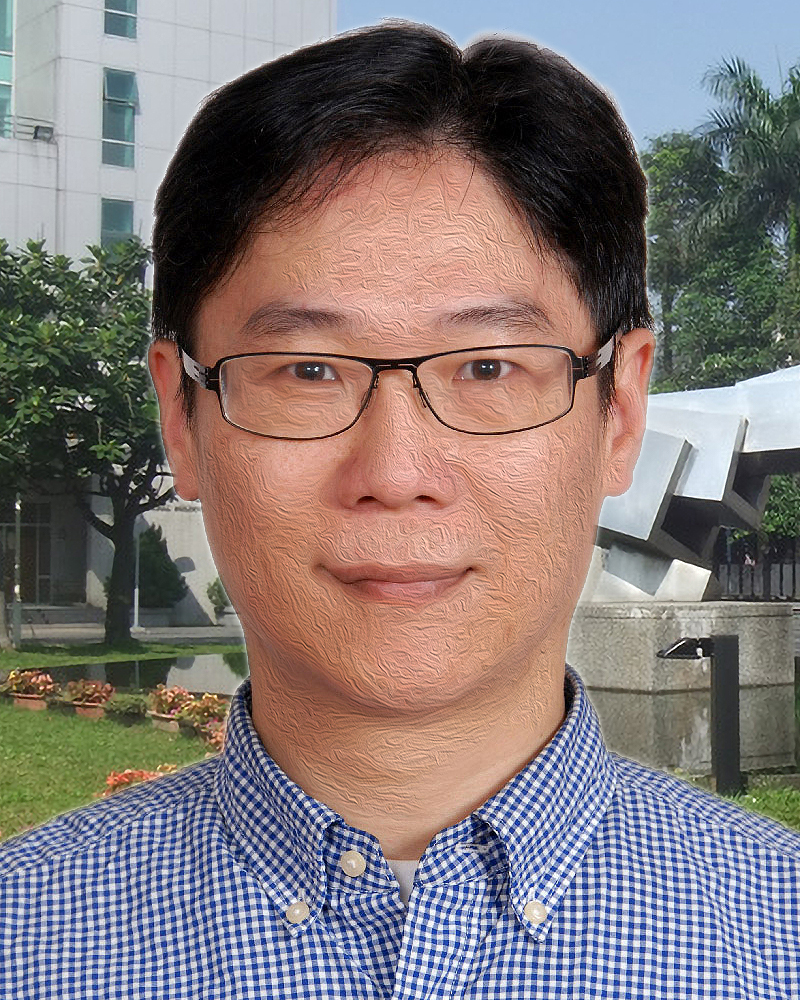
//> input picture HW3/Sun_oil.jpg, 800 x 1000 px
$ ./HW3_M11003330   (built with g++ and OpenCV 4)
//> lines starting //> are read from the running program, lines starting //| are printed output that depends on the picture; after the words box and inside, x2 and y2 are one past the last pixel; in counts of white or black regions, pixels touching at a corner belong together
#include <iostream>
#include <vector>
#include <opencv2/opencv.hpp>
#include <opencv2/core.hpp>
#include <opencv2/imgcodecs.hpp>
#include <opencv2/highgui.hpp>
#include <opencv2/imgproc.hpp>

using namespace cv;
using namespace std;

// Global variables

// 設定滑桿數值
int Smoothness_value = 0;
int Invert_range = 0;
int const max_value = 100;
int const max_range = 100;

// 預設全域圖像變數
Mat imgOrig, imgSmooth, imgInvert, imgPlot, imgOut;
Mat maskFace, imgBlur;
vector<Point> mousePoints;

// 設定介面字樣
const char* WINDOW_NAME = "HW3_M11003330";
const char* trackbar_value = "Value";
const char* trackbar_range = "Range";


// Function headers
void Processing_Function( int, void* );
void SmoothValueCbk(int, void* );
void InvertRangeCbk(int, void*);
void MouseCbk(int event, int x, int y, int flags, void* rnd_ptr);


// Main Function 主要為輸出介面及初始化設定
int main(int, char** argv)
{
    bool programRunning = true;

    // 輸入圖像
    imgOrig = imread("Sun_oil.jpg", IMREAD_COLOR);
//> imgOrig is the input picture: 1000 rows x 800 cols, CV_8UC3; mean B, G, R 119.8, 119.9, 130.3
    imgOrig.copyTo(imgOut);

    //
    namedWindow(WINDOW_NAME, WINDOW_AUTOSIZE);
    setMouseCallback(WINDOW_NAME, MouseCbk, &imgPlot);
    createTrackbar(trackbar_value,
        WINDOW_NAME, &Smoothness_value, max_value, Processing_Function);
    createTrackbar(trackbar_range,
        WINDOW_NAME, &Invert_range, max_range, Processing_Function);

    // 執行圖像處理
    Processing_Function(0, 0);

    // 設定各個按鍵的CBK
    while (programRunning) {
        int keyAscii = waitKeyEx();
        switch (keyAscii)
        {
        case 32: // 空白鍵
        case 82: // R 鍵
        case 114: // r 鍵
            // 清除畫面上所有點與線、清除CMD紀錄的鼠標位置
            mousePoints.clear();
            // 重制所有滑桿
            setTrackbarPos(trackbar_value, WINDOW_NAME , 0);
            setTrackbarPos(trackbar_range, WINDOW_NAME, 0);
            Processing_Function(0, 0);
            system("cls");
            break;

        case 27: // ESC 鍵
            programRunning = false;
        default:
            break;
        }
    }

    destroyAllWindows();
    return 0;
}


//Function Processing_Function 初步圖像處理
void Processing_Function(int, void*)
{
    Mat imgHSV; // 轉換為HSV空間，生成一個臉部遮罩maskFace
    cvtColor(imgOrig, imgHSV, COLOR_BGR2HSV);
//> imgHSV: 1000 rows x 800 cols, CV_8UC3; mean H, S, V 61.5, 76.1, 147
    inRange(imgHSV, Scalar(0, 20, 80), Scalar(40, 255, 255), maskFace);
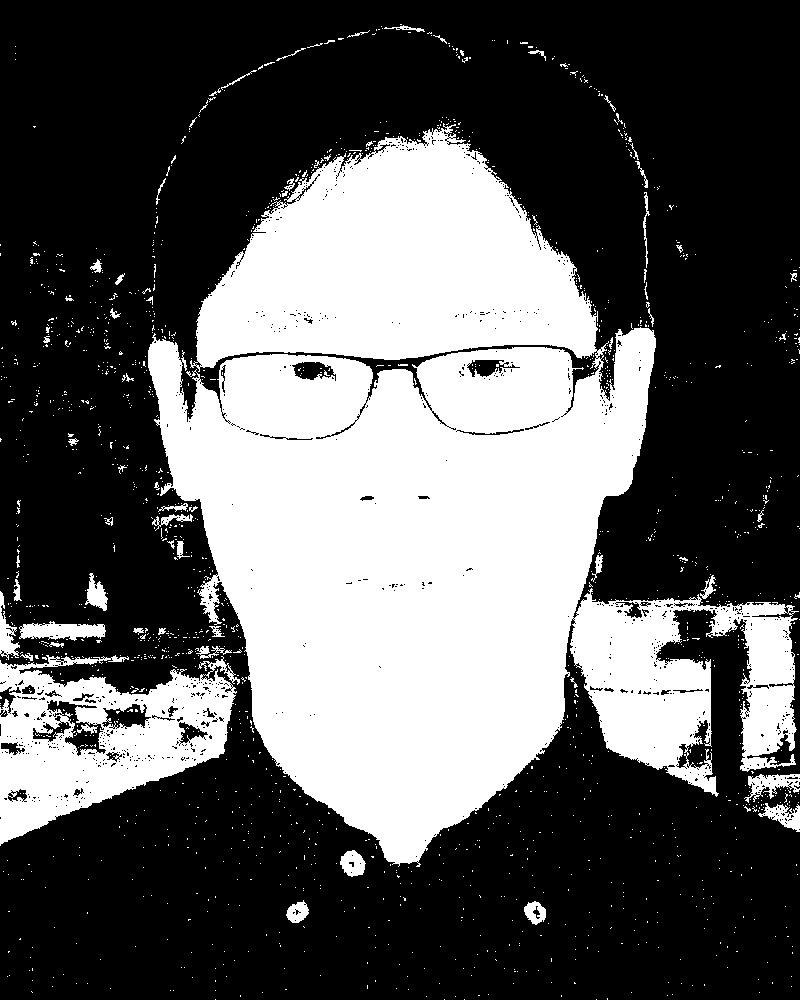
//> maskFace: 1000 rows x 800 cols, CV_8UC1; 36.4% white; 1632 white regions (1567 under 20 px), largest, box (x1, y1, x2, y2) and area: (148, 123, 799, 867) 256198, (0, 655, 240, 846) 23489, (19, 621, 106, 641) 1142

    // 對遮罩進行處理
    GaussianBlur(maskFace, maskFace, Size(5, 5), 0.0, 0.0);
    threshold(maskFace, maskFace, 200, 255, cv::THRESH_BINARY);
    Mat erosion = getStructuringElement(MORPH_ELLIPSE, Size(13, 13));
    erode(maskFace, maskFace, erosion);
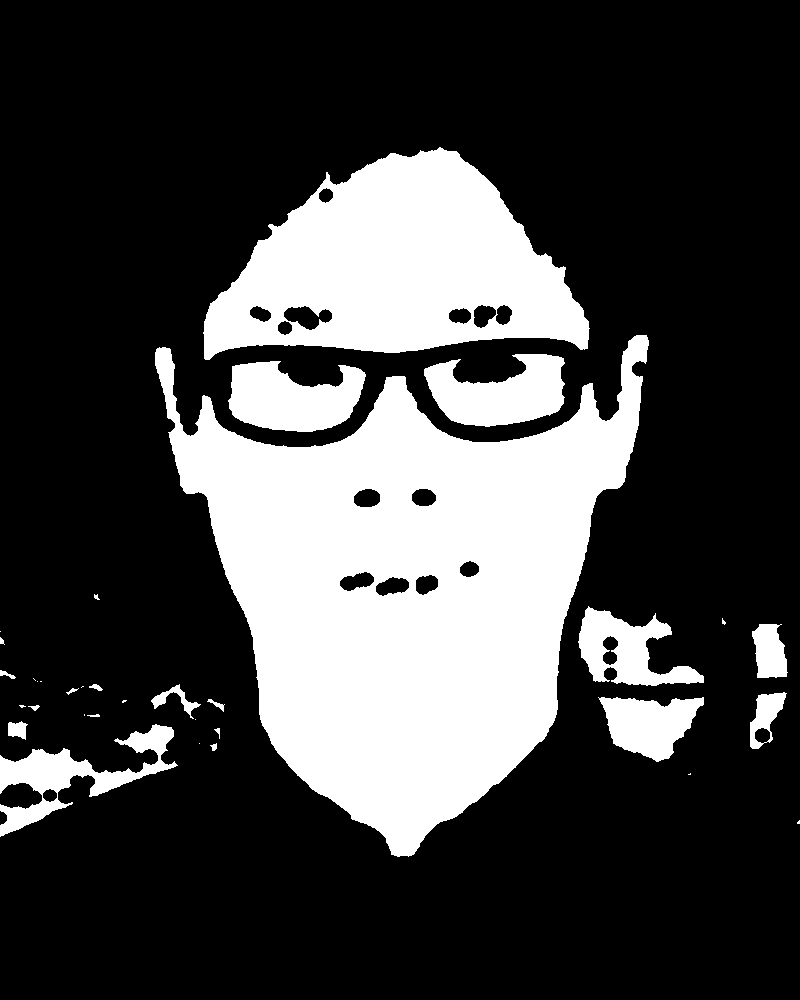
//> maskFace: 1000 rows x 800 cols, CV_8UC1; 26.5% white; 34 white regions (13 under 20 px), largest, box (x1, y1, x2, y2) and area: (155, 335, 649, 857) 129798, (203, 147, 590, 360) 50004, (228, 361, 366, 432) 6832

    // 生成模糊的影像
    GaussianBlur(imgOrig, imgBlur, Size(13, 13), 2.0, 2.0, 2);
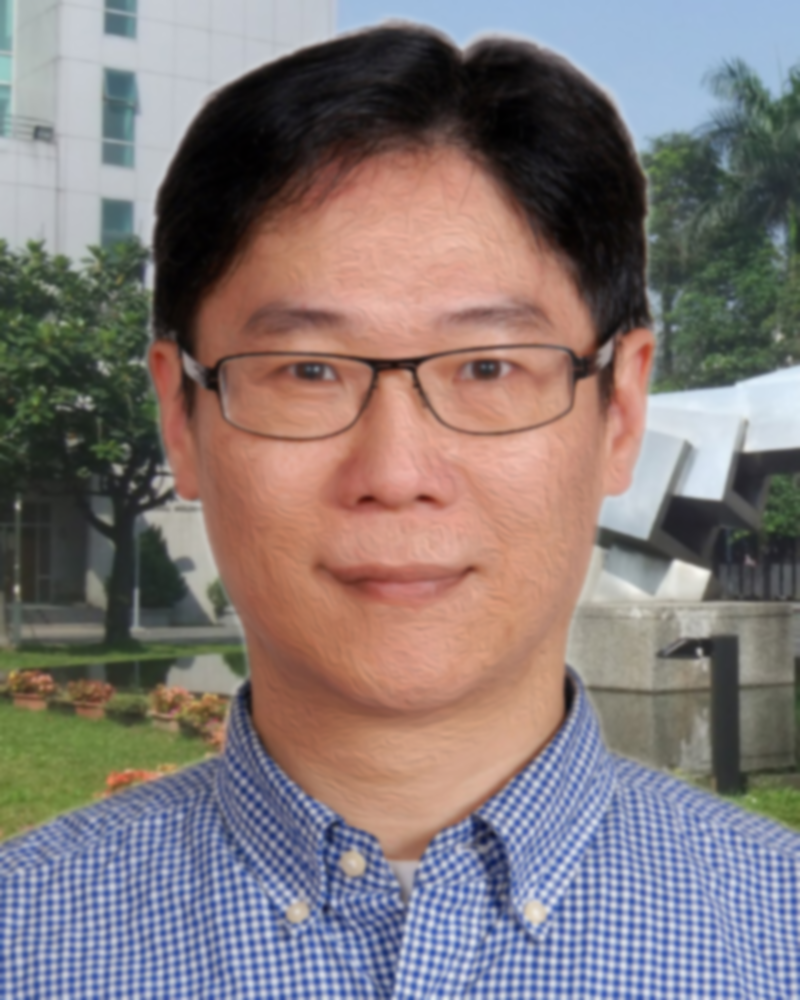
//> imgBlur: 1000 rows x 800 cols, CV_8UC3; mean B, G, R 119.8, 119.9, 130.3

    // 生成僅臉部模糊的影像
    imgOrig.copyTo(imgSmooth, ~maskFace);
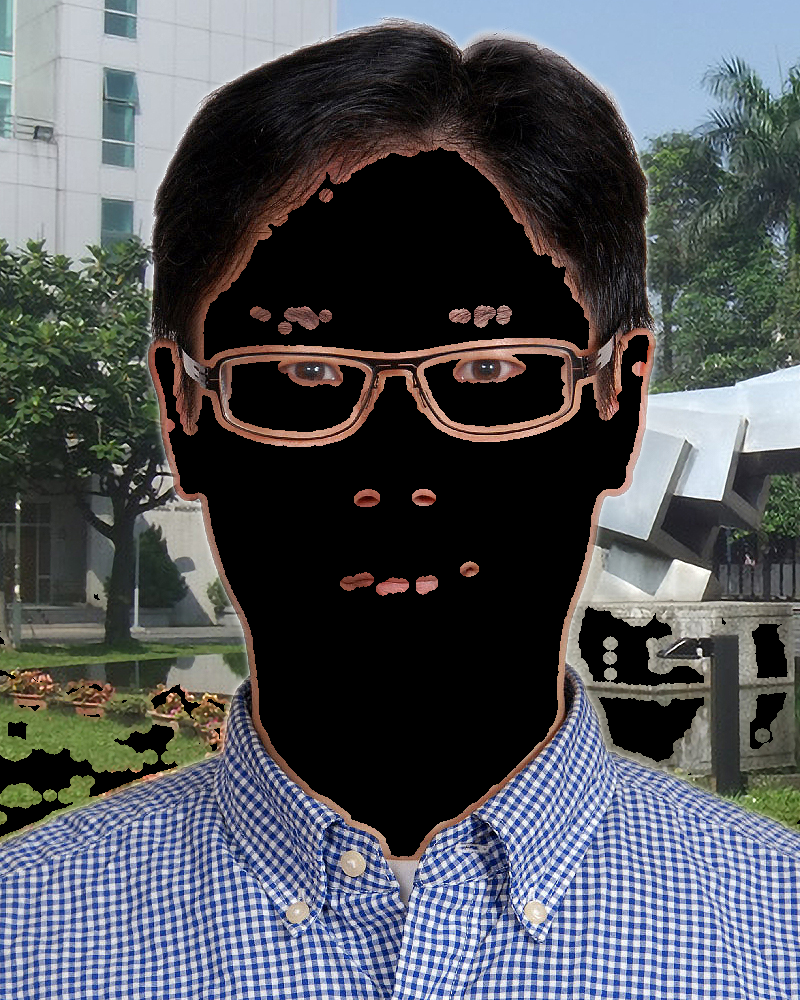
//> imgSmooth: 1000 rows x 800 cols, CV_8UC3; mean B, G, R 89.7, 83.9, 80.8
    imgBlur.copyTo(imgSmooth, maskFace);

    // 平滑度滑桿的CBK
    SmoothValueCbk(0, 0);
    // 反白區域邊界的CBK
    InvertRangeCbk(0, 0);

    // 處理完的圖像在滑鼠CBK內，輸出影像
    imgInvert.copyTo(imgPlot);
    MouseCbk(0, 0, 0, 0, &imgPlot); // imshow在這裡面
}


//Function SmoothValue Call Back
void SmoothValueCbk(int, void*)
{
    // 將滑桿的數值轉換成0到1之間的浮點數
    float value = Smoothness_value / 100.0;

    // 將影像透過權重合併
    addWeighted(imgSmooth, value, imgOrig, 1.0 - value, 0.0, imgSmooth);
}


//Function InvertRange Call Back
void InvertRangeCbk(int, void*)
{
    imgInvert = imgSmooth.clone();
    imgSmooth.copyTo(imgInvert);
    if (Invert_range == 0){
        // 預防數值為0時，產生的錯誤
        return;
    }
    else {
        // 將滑桿的數值轉換成0到1之間的浮點數
        float range = Invert_range / 100.0;

        // 因為Rect函式需要使用正整數，故再輸入前轉換為int格式
        int width = imgSmooth.size().width * range;
        int height = imgSmooth.size().height;
        Rect roi(0, 0, width, height);

        Mat imgRange;

        // 將roi指定範圍的影像反轉
        bitwise_not(imgSmooth(roi), imgRange);

        // 將反轉的影像放到imgInvert中對應的位置
        imgRange(roi).copyTo(imgInvert(roi));
    }
}


//Function Mouse Event Call Back
void MouseCbk(int event, int x, int y, int flags, void* rnd_ptr)
{
//> called with event = 0, x = 0, y = 0, flags = 0
    // 輸出滑鼠左鍵按下的位置
    if (event == EVENT_LBUTTONDOWN) {
        mousePoints.push_back(Point(x, y));
        cout << "[" << x << ", " << y << "]" << endl;
    }

    // 在滑鼠左鍵按下位置畫點
    for (size_t nPoint = 0; nPoint < mousePoints.size(); nPoint++) {
        circle(imgPlot, mousePoints[nPoint], 8, Scalar(197, 102, 255), -1);
    }

    // 在滑鼠左鍵按下位置，與前一按下位置，畫線相連
    for (size_t nPoint = 1; nPoint < mousePoints.size(); nPoint++) {
        line(imgPlot, mousePoints[nPoint - 1], mousePoints[nPoint], Scalar(237, 149, 100), 3, LineTypes::LINE_AA);
    }
//> this loop made 0 passes
//> the Esc key is pressed

    imgPlot.copyTo(imgOut);

    // 輸出影像
    imshow(WINDOW_NAME, imgOut);
}
